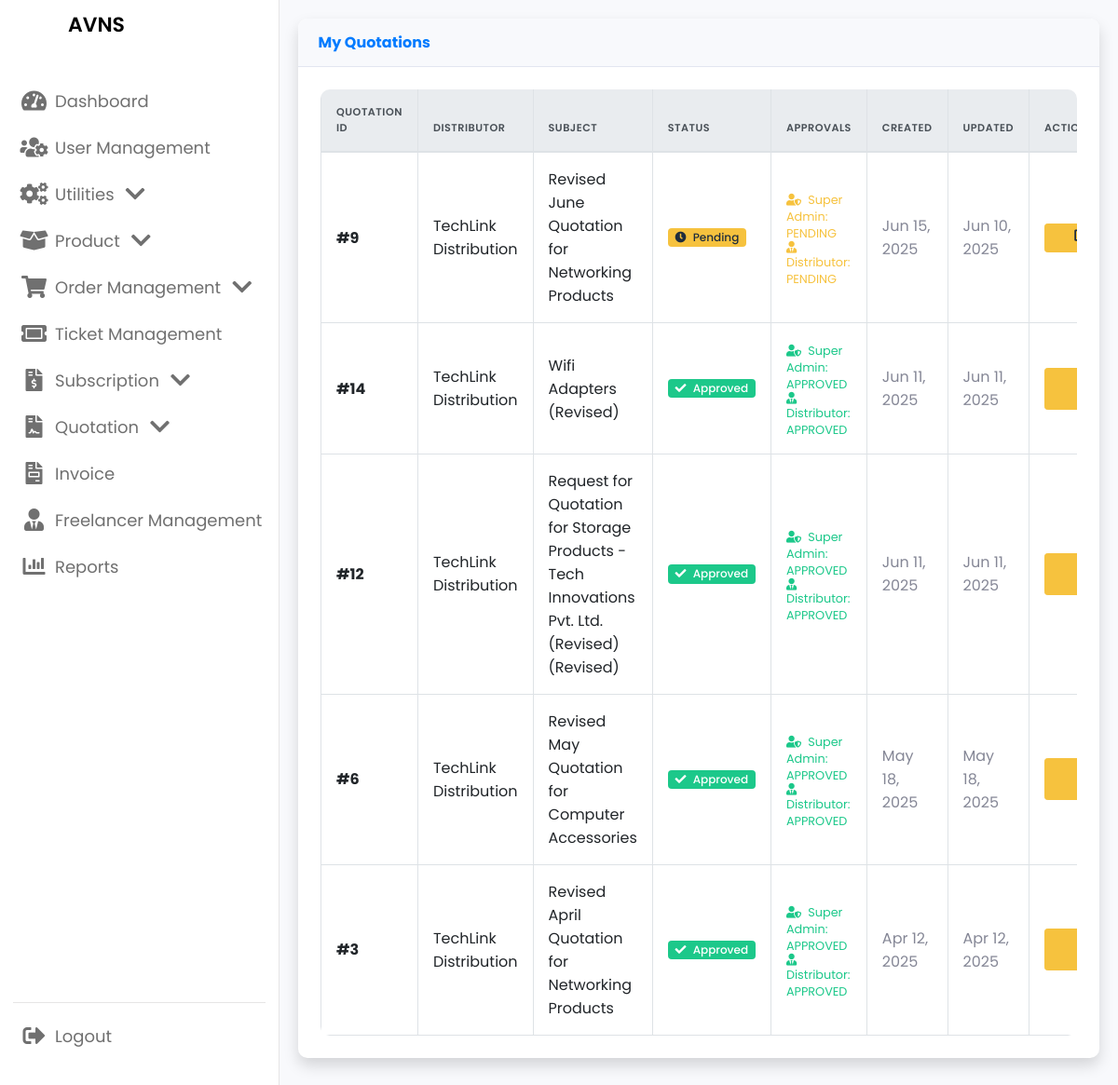
The page /Super_Admin/view_myquotations.php (signed in) on the database its author committed.
### tables this page shows
CREATE TABLE `quotation_header` (
  `quotation_id` int(11) NOT NULL,
  `customerId` int(11) DEFAULT NULL,
  `status` enum('PENDING','APPROVED','REJECTED') NOT NULL,
  `createdAt` datetime DEFAULT current_timestamp(),
  `updatedAt` datetime DEFAULT NULL ON UPDATE current_timestamp(),
  `superAdminId` int(11) NOT NULL,
  `distributorId` int(11) DEFAULT NULL,
  `subject` varchar(255) NOT NULL,
  `customer_approval` enum('PENDING','APPROVED','REJECTED') DEFAULT 'PENDING',
  `superadmin_approval` enum('PENDING','APPROVED','REJECTED') DEFAULT 'PENDING',
  `distributor_approval` enum('PENDING','APPROVED','REJECTED') DEFAULT 'PENDING'
);

CREATE TABLE `distributor` (
  `id` int(11) NOT NULL,
  `companyName` varchar(255) NOT NULL,
  `mailId` varchar(255) NOT NULL,
  `gstType` enum('REGISTERED','UNREGISTERED') NOT NULL,
  `gstNo` varchar(50) DEFAULT NULL,
  `size` enum('SMALL','MEDIUM','LARGE') NOT NULL,
  `address` varchar(255) NOT NULL,
  `ownerName` varchar(255) NOT NULL,
  `mobileNo` varchar(20) NOT NULL,
  `image` varchar(255) DEFAULT NULL,
  `createdAt` datetime DEFAULT current_timestamp(),
  `updatedAt` datetime DEFAULT NULL ON UPDATE current_timestamp(),
  `password` varchar(255) NOT NULL,
  `reset_token` varchar(255) DEFAULT NULL,
  `reset_token_expiry` datetime DEFAULT NULL
);

### Super_Admin/view_myquotations.php (the view, shortened to what this page needs)
<?php
include 'admin_navbar.php';
$host = "localhost";
$username = "root";
$password = "";
$database = "sales_management";
$conn = new mysqli($host, $username, $password, $database);
if (isset($_SESSION['user_id'])) {
    $superAdminId = $_SESSION['user_id'];
    $sql = "SELECT
                qh.quotation_id,
                qh.status,
                qh.createdAt,
                qh.updatedAt,
                qh.subject,
                qh.distributorId,
                qh.superadmin_approval,
                qh.distributor_approval,
                d.companyName AS distributor_name,
                pd.id AS purchase_id
            FROM quotation_header qh
            JOIN distributor d ON qh.distributorId = d.id
            LEFT JOIN purchase_details pd ON pd.quotation_id = qh.quotation_id
            WHERE qh.superAdminId = ?
            GROUP BY qh.quotation_id
            ORDER BY qh.createdAt DESC";
    $stmt = $conn->prepare($sql);
    $stmt->bind_param("i", $superAdminId);
    $stmt->execute();
    $result = $stmt->get_result();
    $groupedQuotations = [];
    while ($quotation = $result->fetch_assoc()) {
        $quotation_id = $quotation['quotation_id'];
        $groupedQuotations[$quotation_id] = [
            'quotation_id' => $quotation['quotation_id'],
            'subject' => $quotation['subject'],
            'distributor_name' => $quotation['distributor_name'],
            'distributor_id' => $quotation['distributorId'],
            'status' => $quotation['status'],
            'superadmin_approval' => $quotation['superadmin_approval'],
            'distributor_approval' => $quotation['distributor_approval'],
            'createdAt' => $quotation['createdAt'],
            'updatedAt' => $quotation['updatedAt'],
            'purchase_id' => $quotation['purchase_id'],
            'products' => []
        ];
    }
} else {
    $message = "You must be logged in to view your quotations!";
}
?>
<!DOCTYPE html>
<html lang="en">
<head>
    <link rel="stylesheet" href="https://stackpath.bootstrapcdn.com/bootstrap/4.3.1/css/bootstrap.min.css">
    <link rel="stylesheet" href="https://cdnjs.cloudflare.com/ajax/libs/font-awesome/5.15.4/css/all.min.css">
    <link rel="stylesheet" href="style.css">
</head>
<body>
<div class="container-fluid">
    <div class="card shadow mb-4">
        <div class="card-header py-3 d-flex justify-content-between align-items-center">
            <h6 class="m-0 font-weight-bold text-primary">My Quotations</h6>
        </div>
        <div class="card-body">
            <?php if (isset($groupedQuotations) && count($groupedQuotations) > 0): ?>
                <div class="table-responsive">
                    <table class="table table-bordered table-hover" id="dataTable" width="100%" cellspacing="0">
                        <thead class="thead-light">
                            <tr>
                                <th>Quotation ID</th>
                                <th>Distributor</th>
                                <th>Subject</th>
                                <th>Status</th>
                                <th>Approvals</th>
                                <th>Created</th>
                                <th>Updated</th>
                                <th>Actions</th>
                            </tr>
                        </thead>
                        <tbody>
                            <?php foreach ($groupedQuotations as $quotation): ?>
                                <tr>
                                    <td class="font-weight-bold">#<?= htmlspecialchars($quotation['quotation_id']); ?></td>
                                    <td><?= htmlspecialchars($quotation['distributor_name']); ?></td>
                                    <td><?= htmlspecialchars($quotation['subject']); ?></td>
                                    <td>
                                        <?php if ($quotation['status'] == 'APPROVED'): ?>
                                            <span class="badge badge-success"><i class="fas fa-check mr-1"></i> Approved</span>
                                        <?php elseif ($quotation['status'] == 'REJECTED'): ?>
                                            <span class="badge badge-danger"><i class="fas fa-times mr-1"></i> Rejected</span>
                                        <?php else: ?>
                                            <span class="badge badge-warning"><i class="fas fa-clock mr-1"></i> Pending</span>
                                        <?php endif; ?>
                                    </td>
                                    <td>
                                        <div class="approval-status">
                                            <div class="<?= $quotation['superadmin_approval'] == 'APPROVED' ? 'approval-approved' : ($quotation['superadmin_approval'] == 'REJECTED' ? 'approval-rejected' : 'approval-pending') ?>">
                                                <i class="fas fa-user-shield mr-1"></i> Super Admin: <?= $quotation['superadmin_approval'] ?: 'PENDING' ?>
                                            </div>
                                            <div class="<?= $quotation['distributor_approval'] == 'APPROVED' ? 'approval-approved' : ($quotation['distributor_approval'] == 'REJECTED' ? 'approval-rejected' : 'approval-pending') ?>">
                                                <i class="fas fa-user-tie mr-1"></i> Distributor: <?= $quotation['distributor_approval'] ?: 'PENDING' ?>
                                            </div>
                                        </div>
                                    </td>
                                    <td class="text-muted"><?= date('M d, Y', strtotime($quotation['createdAt'])); ?></td>
                                    <td class="text-muted"><?= date('M d, Y', strtotime($quotation['updatedAt'])); ?></td>
                                    <td>
                                        <div class="action-buttons">
                                            <a href="edit_my_quotation.php?quotation_id=<?= $quotation['quotation_id']; ?>" class="btn btn-warning btn-sm" title="Edit">
                                                <i class="fas fa-edit"></i>
                                            </a>
                                        </div>
                                    </td>
                                </tr>
                            <?php endforeach; ?>
                        </tbody>
                    </table>
                </div>
            <?php endif; ?>
        </div>
    </div>
</div>
</body>
</html>

### Super_Admin/style.css (style rules this page uses)
* { margin: 0; padding: 0; box-sizing: border-box; font-family: 'Poppins', sans-serif; }
:root { --primary-color: #fff; --panel-color: #FFF; --text-color: #000; --black-light-color: #707070; --border-color: #e6e5e5; --toggle-color: #DDD; --box1-color: #4DA3FF; --box2-color: #FFE6AC; --box3-color: #E7D1FC; --title-icon-color: #fff; --tran-05: all 0.5s ease; --tran-03: all 0.3s ease; --tran-03: all 0.2s ease; }
body { min-height: 100vh; background-color: var(--primary-color); }

### Super_Admin/view_myquotations.php (style rules this page uses)
:root { --primary-color: #4e73df; --secondary-color: #f8f9fc; --success-color: #1cc88a; --info-color: #36b9cc; --warning-color: #f6c23e; --danger-color: #e74a3b; --light-color: #f8f9fc; --dark-color: #5a5c69; }
body { background: #f8f9fc; font-family: 'Nunito', -apple-system, BlinkMacSystemFont, 'Segoe UI', Roboto, 'Helvetica Neue', Arial, sans-serif; margin-left: 300px; }
.container-fluid { padding: 20px; }
.card { border: none; border-radius: 10px; box-shadow: 0 0.15rem 1.75rem 0 rgba(58, 59, 69, 0.15); margin-bottom: 20px; }
.card-header { background-color: #f8f9fc; border-bottom: 1px solid #e3e6f0; padding: 1rem 1.35rem; border-radius: 10px 10px 0 0 !important; }
.card-body { padding: 1.5rem; }
.table { margin-bottom: 0; }
.table th { border-top: none; color: var(--dark-color); font-weight: 600; text-transform: uppercase; font-size: 0.7rem; letter-spacing: 0.5px; padding: 1rem; background-color: #f8f9fc; }
.table td { padding: 1rem; vertical-align: middle; border-top: 1px solid #e3e6f0; }
.table-responsive { border-radius: 10px; overflow: hidden; }
.badge { font-weight: 500; padding: 0.35em 0.65em; font-size: 0.75em; }
.badge-success { background-color: var(--success-color); }
.badge-warning { background-color: var(--warning-color); color: #1f2d3d; }
.btn-sm { padding: 0.25rem 0.5rem; font-size: 0.875rem; line-height: 1.5; border-radius: 0.2rem; }
.action-buttons { display: flex; gap: 5px; }
.action-buttons .btn { flex: 1; min-width: 80px; padding: 0.25rem 0.5rem; font-size: 0.875rem; }
.btn-warning { background-color: var(--warning-color); border-color: var(--warning-color); color: #1f2d3d; }
.text-muted { color: #858796 !important; }
.approval-status { font-size: 0.8rem; margin-top: 5px; }
.approval-approved { color: var(--success-color); }
.approval-pending { color: var(--warning-color); }

### rows shown on the page
quotation_header: quotation_id "9", distributorId.companyName "TechLink Distribution", subject "Revised June Quotation for Networking Products", status "PENDING" (drawn), superadmin_approval "PENDING", distributor_approval "PENDING", createdAt "Jun 15, 2025", updatedAt "Jun 10, 2025"
quotation_header: quotation_id "14", distributorId.companyName "TechLink Distribution", subject "Wifi Adapters (Revised)", status "APPROVED" (drawn), superadmin_approval "APPROVED", distributor_approval "APPROVED", createdAt "Jun 11, 2025", updatedAt "Jun 11, 2025"
quotation_header: quotation_id "12", distributorId.companyName "TechLink Distribution", subject "Request for Quotation for Storage Products - Tech Innovations Pvt. Ltd. (Revised) (Revised)", status "APPROVED" (drawn), superadmin_approval "APPROVED", distributor_approval "APPROVED", createdAt "Jun 11, 2025", updatedAt "Jun 11, 2025"
quotation_header: quotation_id "6", distributorId.companyName "TechLink Distribution", subject "Revised May Quotation for Computer Accessories", status "APPROVED" (drawn), superadmin_approval "APPROVED", distributor_approval "APPROVED", createdAt "May 18, 2025", updatedAt "May 18, 2025"
quotation_header: quotation_id "3", distributorId.companyName "TechLink Distribution", subject "Revised April Quotation for Networking Products", status "APPROVED" (drawn), superadmin_approval "APPROVED", distributor_approval "APPROVED", createdAt "Apr 12, 2025", updatedAt "Apr 12, 2025"
